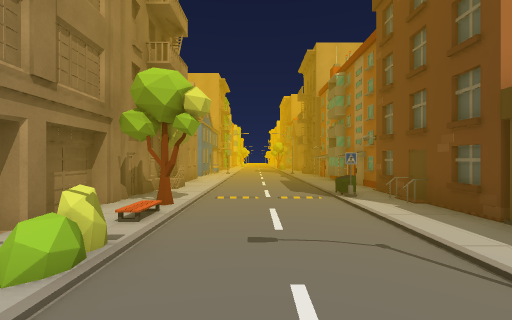
View 1 (above)

14 first-person views from a walk through a scene from a Unity 3-D project. The camera is 1.5 m above the floor, looks level and sees 90° across. The floor is counted in squares, 1.8 m on a side. Each view is taken from the middle of a square. On the plan, view 1 faces up. The plan holds only what a view shows up to about 10 squares ahead; the rest is blank. The place goes on beyond the plan. The player character is not drawn. Some animated figures are left out. Some surface patterns are stand-ins.

View 2
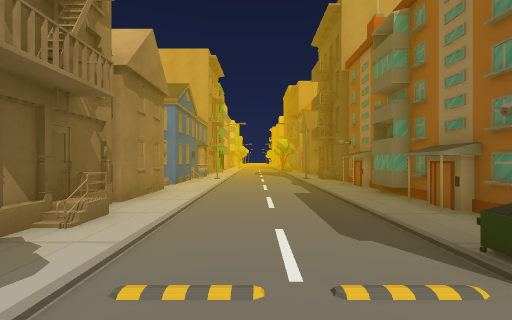

View 3
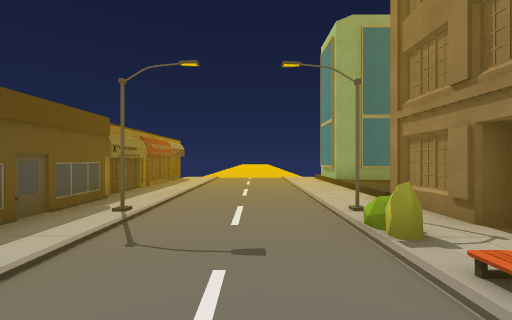

View 4
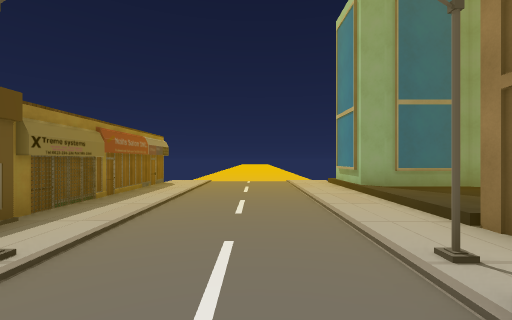

View 5
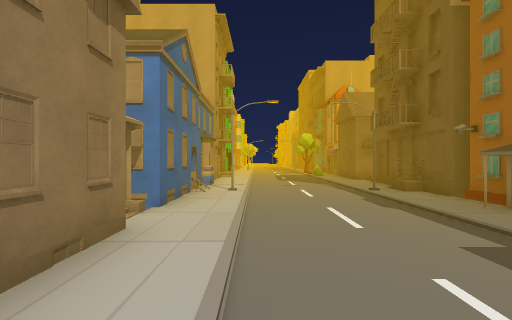

View 6
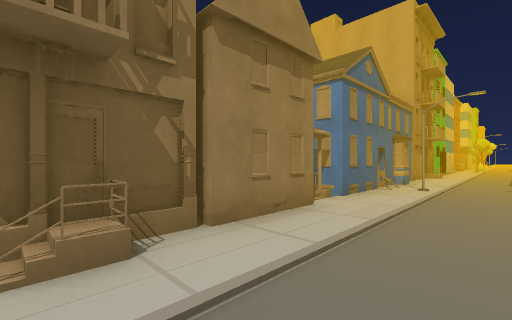

View 7
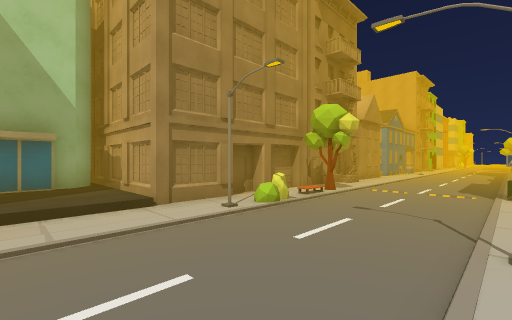

View 8
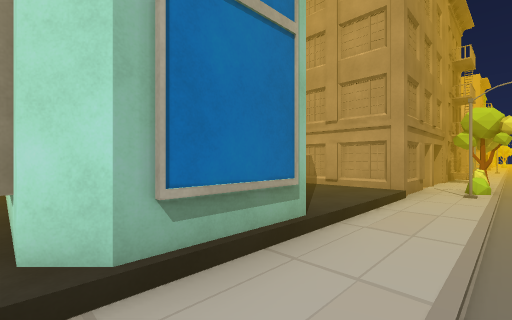

View 9
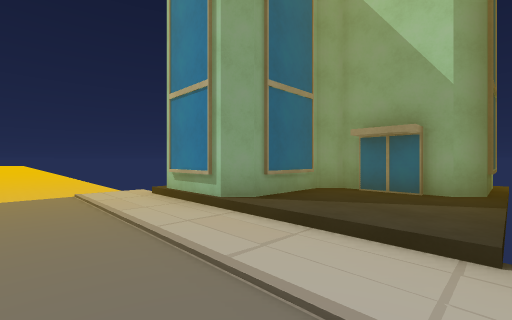

View 10
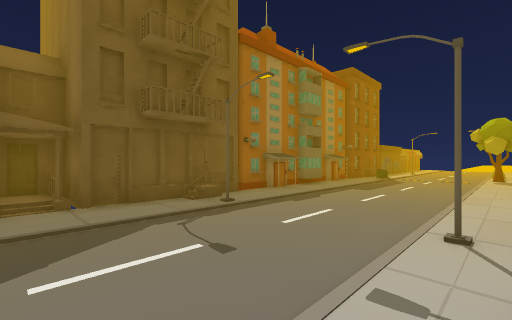

View 11
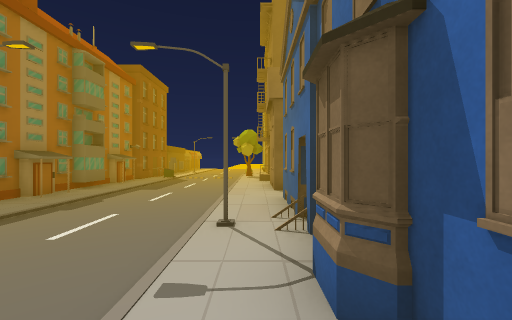

View 12
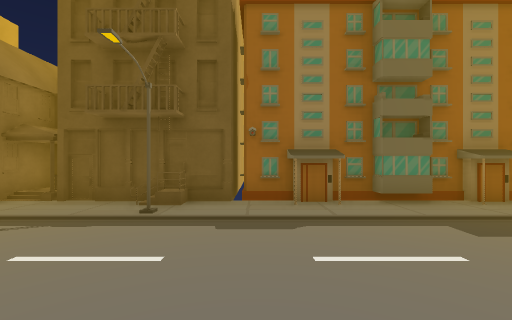

View 13
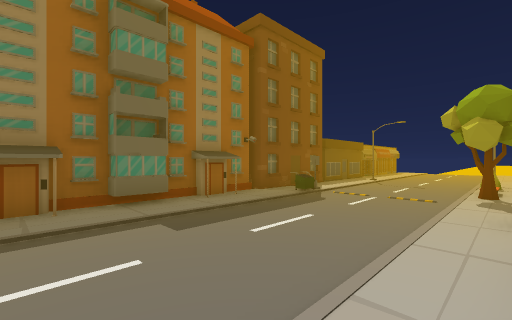

View 14
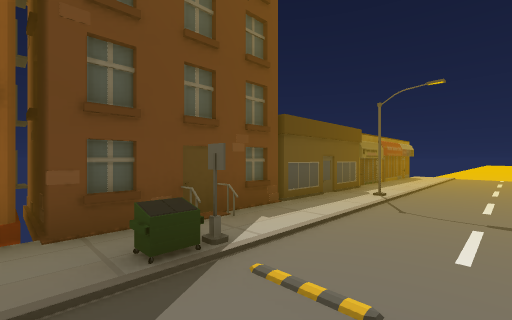

### Floor plan
Key: @ floor where view 1 was taken; # wall or solid block; . main floor; : floor 0.25 m higher than the main floor; / step, stairs or slope; ^ raised ledge; v drop or lower ground; H house; B building; E bench; O other object.
Columns run from 8 left of view 1 to 6 right of it. Each row starts with its distance up from view 1.
 18      B.....###
 17      #.....#B#
 16      #.....#
 15      #.....B
 14      #.....#^
 13      #......BBB
 12      #.....HH
 11      #.....HH
 10      #.....H
  9      #.....HH
  8      #.....HH
  7      #......H
  6      #...OOH
  5      #/....H
  4      #/....#
  3      #/....#
  2      #E....H
  1      ##...:#
  0 B#####..@..#
 -1   B  :.....#
 -2   B  :.....#
 -3   BBBB.....#
 -4      B.....#
 -5      B.....#
 -6  BBBBB.....#
 -7      vvvvvvv

Where each view was taken, in squares from view 1:
view 1: 0 up, 0 right, facing up
view 2: 4 up, 0 right, facing up
view 3: 5 up, 0 right, facing down
view 4: 3 up, 0 right, facing down
view 5: 8 up, 1 left, facing up
view 6: 7 up, 0 right, facing up-left
view 7: 2 down, 2 right, facing up-left
view 8: 6 down, 1 left, facing up-left
view 9: 0 up, 0 right, facing down-left
view 10: 18 up, 2 left, facing down-right
view 11: 18 up, 2 left, facing down
view 12: 13 up, 2 left, facing right
view 13: 12 up, 2 left, facing down-right
view 14: 7 up, 0 right, facing down-right
